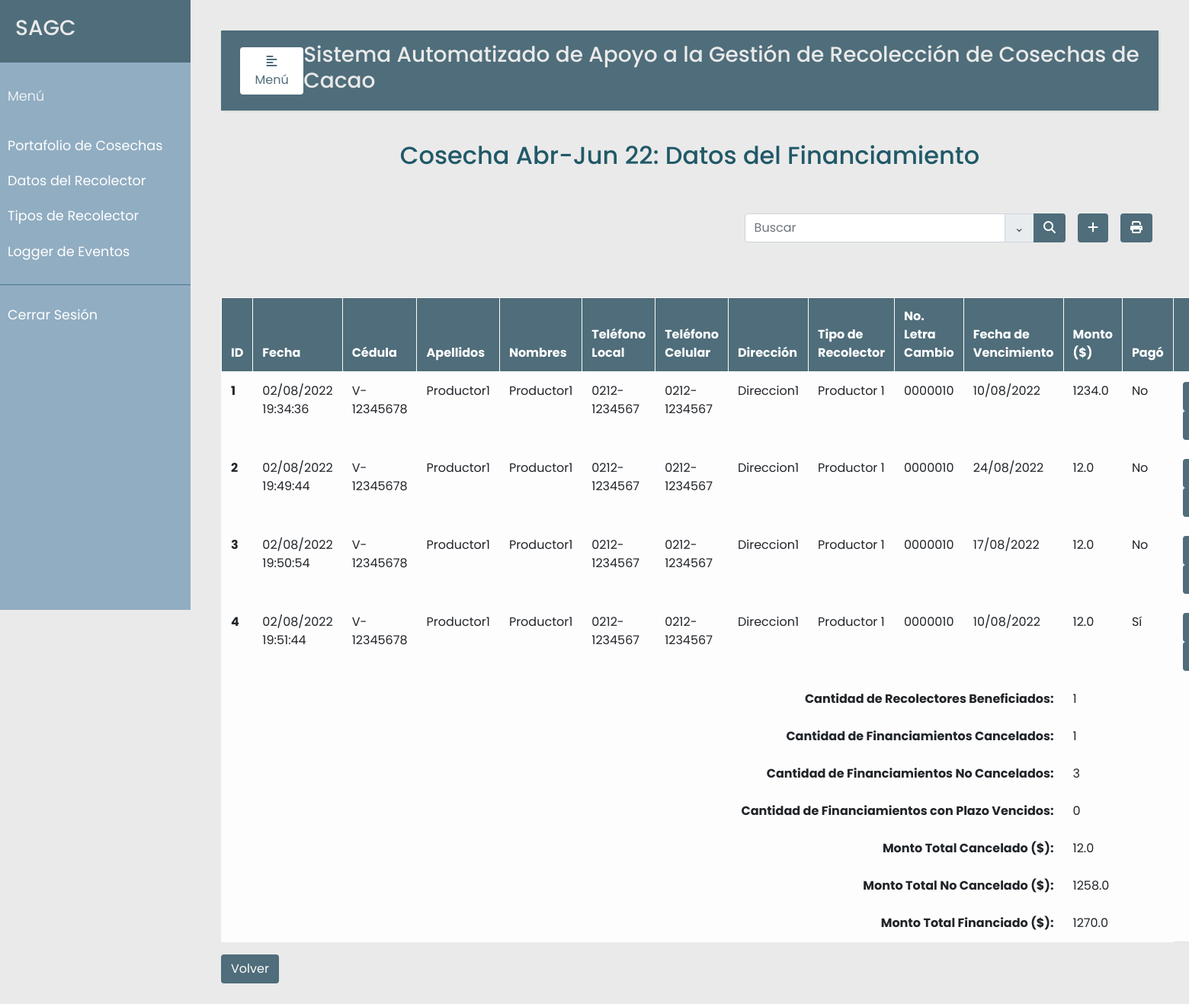
The page /cosecha/2/financias/4/update (signed in) on the database its author committed.
### src/models.py (models this page shows, shortened)
class Cosecha(db.Model):
    __tablename__ = 'cosechas'
    id = db.Column(db.Integer, primary_key=True)
    descripcion = db.Column(db.String(120), unique=True)
    inicio = db.Column(db.DateTime, nullable=False)
    cierre = db.Column(db.DateTime, nullable=False)
    estado = db.Column(db.Boolean, default=True)
    compras = db.relationship('Compra', backref='cosechas')
    financias = db.relationship('Financia', backref='cosechas')

class Financia(db.Model):
    __tablename__ = 'financias'
    id = db.Column(db.Integer, primary_key=True)
    cosecha_id = db.Column(db.Integer, db.ForeignKey('cosechas.id'), nullable=False)
    recolector_id = db.Column(db.Integer, db.ForeignKey('recolectores.id'), nullable=False)
    fecha = db.Column(db.DateTime, nullable=False)
    letra_cambio = db.Column(db.String(120), nullable=False)
    fecha_vencimiento = db.Column(db.DateTime, nullable=False)
    monto = db.Column(db.Float, nullable=False)
    pago = db.Column(db.Boolean, default=False)
    observacion = db.Column(db.String(120))

class Recolector(db.Model):
    __tablename__ = 'recolectores'
    id = db.Column(db.Integer, primary_key=True)
    ci = db.Column(db.String(30), nullable=False, unique=True)
    nombre = db.Column(db.String(30), nullable=False)
    apellido = db.Column(db.String(30), nullable=False)
    telefono = db.Column(db.String(12), nullable=False)
    celular = db.Column(db.String(12), nullable=False)
    tipo_prod = db.Column(db.Integer, db.ForeignKey('tipo_prod.id'), nullable=False) # ForeignKey debe estar el nombre de la tabla a linkear
    direccion1= db.Column(db.String(120), nullable=False)
    direccion2 = db.Column(db.String(120))
    compras = db.relationship('Compra', backref='recolectores')
    financias = db.relationship('Financia', backref='recolectores')

class TipoRecolector(db.Model):
    __tablename__ = 'tipo_prod'
    id = db.Column(db.Integer, primary_key=True)
    descripcion = db.Column(db.String(120), nullable=False, unique=True)
    precio = db.Column(db.Float, nullable=False)
    producer = db.relationship('Recolector', backref='tipo_recolector', lazy=True)

### src/financias.py (the view, shortened to what this page needs)
@app.route("/cosecha/<cosecha_id>/financias/<financias_id>/update", methods=['GET', 'POST'])
@login_required
def update_financias(cosecha_id, financias_id):
    error=None
    recolectores = Recolector.query.all()
    financias = Financia.query.all()
    cosecha = Cosecha.query.filter_by(id=cosecha_id).first()
    error = verificar_cosecha_exists(cosecha_id, 'generar', cosecha)
    if error is not None:
        cosechas = Cosecha.query.all()
        return render_template('cosecha.html', error=error, cosechas=cosechas)
    financia = Financia.query.filter_by(id=financias_id).first()
    if financia is None:
        error = "El financiamiento no se encuentra registrado en la base de datos."
        return render_template('financias.html', error=error, cosecha=cosecha, recolectores=recolectores, financias=financias)
    total_recolectores = Financia.query.filter().group_by(Financia.recolector_id).count()
    total_fin_cancelados = Financia.query.filter(Financia.pago == True).count()
    total_fin_no_cancelados = Financia.query.filter(Financia.pago == False).count()
    total_fin_plazo_vencido = Financia.query.filter(Financia.fecha_vencimiento < datetime.datetime.now()).count()
    total_monto_cancelado = sum(financia.monto for financia in financias if financia.pago == True)
    total_monto_no_cancelado = sum(financia.monto for financia in financias if financia.pago == False)
    total_financiamiento = sum(financia.monto for financia in financias)
    hide = False
    return render_template('financias.html', error=error, cosecha=cosecha, recolectores=recolectores, financias=financias,
            hide=hide, total_recolectores=total_recolectores, total_fin_cancelados=total_fin_cancelados,
            total_fin_no_cancelados=total_fin_no_cancelados, total_fin_plazo_vencido=total_fin_plazo_vencido,
            total_monto_cancelado=total_monto_cancelado, total_monto_no_cancelado=total_monto_no_cancelado,
            total_financiamiento=total_financiamiento)

### src/decoradores.py (called while the page is built)
def login_required(f):
    @wraps(f)
    def wrap(*args, **kwargs):
        if 'logged_in' in session:
            return f(*args, **kwargs)
        else:
            flash('Necesitas iniciar sesión primero')
            return redirect(url_for('login'))
    return wrap

### src/verificadores.py (called while the page is built)
def verificar_cosecha_exists(id, tipo, cosecha):
    error = None
    if cosecha is None or (not cosecha.estado and tipo=='compras'):
        error = "La cosecha no está habilitada"
        if cosecha is None:
            return "La cosecha no se encuentra registrada. Registre la cosecha antes de realiza la compra."
    return error

### templates/financias.html (shortened to what this page needs)
{% extends "base.html" %}
{% set active_page = "financias" %}
{% block content %}
  <p class="text-center h2 fw-bold mb-5 mx-1 mx-md-4 mt-4" id="Nombre-Cosecha">{{ cosecha.descripcion }}: Datos del Financiamiento</p>
  <form {% if not hide %} action= '/cosecha/{{ cosecha.id }}/financias/generar/search' {% else %} action= '/cosecha/{{ cosecha.id }}/financias/listar/search' {% endif %}
  method="post" style="justify-content: flex-end">
    <div class="d-flex flex-row-reverse bd-highlight">
      <div class="p-2 bd-highlight">
        <button type="button" id="printer" class="btn" style="color:#fff; background-color:#4F6D7A;">
          <i class="fa fa-print" aria-hidden="true"></i>
        </button>
      </div>
      {% if not hide %}
      <div class="p-2 bd-highlight">
        <button type="button" class="btn" style="color:#fff; background-color:#4F6D7A;" data-toggle="modal" data-target="#exampleModalLong">
          <i class="fa-solid fa-plus"></i>
        </button>
      </div>
      {% endif %}
      <div class="p-2 bd-highlight">
          <div class="input-group mb-3">
              <input type="text" class="form-control" placeholder="Buscar" aria-label="Buscar" name="search_financia" value="{{request.form.search_financia}}">
              <div class="input-group-append">
                <span class="input-group-text" id="basic-addon1"><a data-toggle="collapse" href="#collapse1"> ⌄ </a></span>
              </div>
              <div class="input-group-append">
                <button type="submit" id="search_financia" name="action-type" value="search" class="btn" style="color:#fff; background-color:#4F6D7A";>
                  <i class="fas fa-search" aria-hidden="true"></i>
                </button>
              </div>
          </div>
      </div>
    </div>
</form>
  <br/>
  <br>
  <table class="table table-bordered table-light table-hover" id="tabla_cosechas">
    <thead>
      <tr>
        <th scope="col">ID</th>
        <th scope="col">Fecha</th>
        <th scope="col">Cédula</th>
        <th scope="col">Apellidos</th>
        <th scope="col">Nombres</th>
        <th scope="col">Teléfono<br>Local</th>
        <th scope="col">Teléfono<br>Celular</th>
        <th scope="col">Dirección</th>
        <th scope="col">Tipo de<br>Recolector</th>
        <th scope="col">No. Letra<br>Cambio</th>
        <th scope="col">Fecha de<br>Vencimiento</th>
        <th scope="col">Monto ($)</th>
        <th scope="col">Pagó</th>
        {% if not hide %}
        <th scope="col" class="print-delete" ></th>
        {% endif %}
      </tr>
    </thead>
    <tbody>
      {% for u in financias %}
      <tr>
        <th scope="row">{{ loop.index }}</th>
        <td>{{u.fecha.strftime("%d/%m/%Y %H:%M:%S")}}</td>
        <td>{{u.recolectores.ci }}</td>
        <td>{{u.recolectores.apellido}}</td>
        <td>{{u.recolectores.nombre}}</td>
        <td>{{u.recolectores.telefono}}</td>
        <td>{{u.recolectores.celular}}</td>
        <td>{{u.recolectores.direccion1}}</td>
        <td>{{u.recolectores.tipo_recolector.descripcion}}</td>
        <td>{{u.letra_cambio}}</td>
        <td>{{u.fecha_vencimiento.strftime("%d/%m/%Y")}}</td>
        <td>{{u.monto}}</td>
        <td>
          {% if u.pago%}Sí{% else %}No{% endif %}
        </td>
        {% if not hide %}
        <td class="print-delete" >
          <button type="button" class="btn action" data-toggle="modal" data-target="#edit-modal-{{u.id}}">
          </button>
          <button type="button" class="btn action" data-toggle="modal" data-target="#delete-modal-{{u.id}}">
          </button>
        </td>
        {% endif %}
      </tr>
      {% endfor %}
      <tr>
        <th scope="row" colspan="11" style="text-align: right;">Cantidad de Recolectores Beneficiados:</th>
        <td colspan="2">{{ total_recolectores }}</td>
      </tr>
      <tr>
        <th scope="row" colspan="11" style="text-align: right;">Cantidad de Financiamientos Cancelados:</th>
        <td colspan="2">{{ total_fin_cancelados }}</td>
      </tr>
      <tr>
        <th scope="row" colspan="11" style="text-align: right;">Cantidad de Financiamientos No Cancelados:</th>
        <td colspan="2">{{ total_fin_no_cancelados }}</td>
      </tr>
      <tr>
        <th scope="row" colspan="11" style="text-align: right;">Cantidad de Financiamientos con Plazo Vencidos:</th>
        <td colspan="2">{{ total_fin_plazo_vencido }}</td>
      </tr>
      <tr>
        <th scope="row" colspan="11" style="text-align: right;">Monto Total Cancelado ($):</th>
        <td colspan="2">{{ total_monto_cancelado }}</td>
      </tr>
      <tr>
        <th scope="row" colspan="11" style="text-align: right;">Monto Total No Cancelado ($):</th>
        <td colspan="2">{{ total_monto_no_cancelado }}</td>
      </tr>
      <tr>
        <th scope="row" colspan="11" style="text-align: right;">Monto Total Financiado ($):</th>
        <td colspan="2">{{ total_financiamiento }}</td>
      </tr>
    </tbody>
  </table>
  <div class="row">
    <div class="col-md-12">
      <a href="/cosecha" class="btn action">Volver</a>
    </div>
  </div>
{% endblock %}

### static/css/styles.css (style rules this page uses)
body { font-family: 'Poppins', sans-serif; background: #EAEAEA; }
p { font-family: 'Poppins', sans-serif; font-size: 1.1em; font-weight: 300; line-height: 1.7em; color: #215968; }
a, a:hover, a:focus { color: inherit; text-decoration: none; transition: all 0.3s; }
a[data-toggle="collapse"] { position: relative; }
.btn.action { color:#fff; background-color:#4F6D7A; }
thead { color:#fff; background-color:#4F6D7A; }

### rows shown on the page
Cosecha: descripcion "Cosecha Abr-Jun 22"
Financia: fecha "02/08/2022 19:34:36", recolectores.ci "V-12345678", recolectores.apellido "Productor1", recolectores.nombre "Productor1", recolectores.telefono "0212-1234567", recolectores.celular "0212-1234567", recolectores.direccion1 "Direccion1", recolectores.tipo_recolector.descripcion "Productor 1", letra_cambio "0000010", fecha_vencimiento "10/08/2022", monto "1234.0", pago "No"
Financia: fecha "02/08/2022 19:49:44", recolectores.ci "V-12345678", recolectores.apellido "Productor1", recolectores.nombre "Productor1", recolectores.telefono "0212-1234567", recolectores.celular "0212-1234567", recolectores.direccion1 "Direccion1", recolectores.tipo_recolector.descripcion "Productor 1", letra_cambio "0000010", fecha_vencimiento "24/08/2022", monto "12.0", pago "No"
Financia: fecha "02/08/2022 19:50:54", recolectores.ci "V-12345678", recolectores.apellido "Productor1", recolectores.nombre "Productor1", recolectores.telefono "0212-1234567", recolectores.celular "0212-1234567", recolectores.direccion1 "Direccion1", recolectores.tipo_recolector.descripcion "Productor 1", letra_cambio "0000010", fecha_vencimiento "17/08/2022", monto "12.0", pago "No"
Financia: fecha "02/08/2022 19:51:44", recolectores.ci "V-12345678", recolectores.apellido "Productor1", recolectores.nombre "Productor1", recolectores.telefono "0212-1234567", recolectores.celular "0212-1234567", recolectores.direccion1 "Direccion1", recolectores.tipo_recolector.descripcion "Productor 1", letra_cambio "0000010", fecha_vencimiento "10/08/2022", monto "12.0", pago "Sí"

### other values the page prints
{{ total_recolectores }} "1"
{{ total_fin_cancelados }} "1"
{{ total_fin_no_cancelados }} "3"
{{ total_fin_plazo_vencido }} "0"
{{ total_monto_cancelado }} "12.0"
{{ total_monto_no_cancelado }} "1258.0"
{{ total_financiamiento }} "1270.0"
